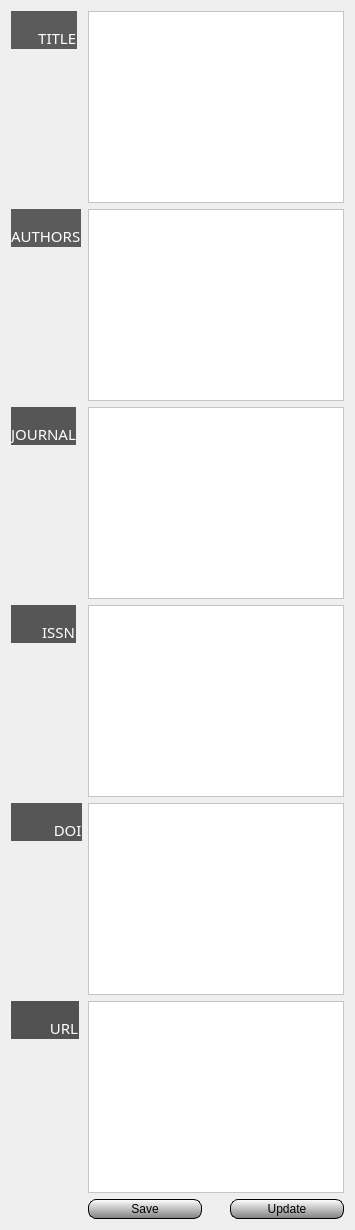
          <widget class="QWidget" name="tab_4">
           <attribute name="icon">
            <iconset>
             <normaloff>ico/001.png</normaloff>ico/001.png</iconset>
           </attribute>
           <attribute name="title">
            <string>Details</string>
           </attribute>
           <layout class="QFormLayout" name="formLayout">
            <item row="0" column="0">
             <widget class="QLabel" name="label_4">
              <property name="font">
               <font>
                <family>Arial Rounded MT Bold</family>
                <pointsize>11</pointsize>
                <weight>50</weight>
                <bold>false</bold>
               </font>
              </property>
              <property name="styleSheet">
               <string notr="true">color: rgb(255, 255, 255);
background-color: rgb(91, 91, 91);</string>
              </property>
              <property name="text">
               <string>       TITLE</string>
              </property>
              <property name="alignment">
               <set>Qt::AlignBottom|Qt::AlignJustify</set>
              </property>
             </widget>
            </item>
            <item row="0" column="1">
             <widget class="QTextEdit" name="titleinfo">
              <property name="font">
               <font>
                <pointsize>10</pointsize>
               </font>
              </property>
              <property name="styleSheet">
               <string notr="true">background-color: rgb(255, 255, 255);</string>
              </property>
              <property name="acceptRichText">
               <bool>false</bool>
              </property>
              <property name="textInteractionFlags">
               <set>Qt::LinksAccessibleByKeyboard|Qt::LinksAccessibleByMouse|Qt::TextBrowserInteraction|Qt::TextEditable|Qt::TextEditorInteraction|Qt::TextSelectableByKeyboard|Qt::TextSelectableByMouse</set>
              </property>
             </widget>
            </item>
            <item row="1" column="0">
             <widget class="QLabel" name="label_5">
              <property name="font">
               <font>
                <family>Arial Rounded MT Bold</family>
                <pointsize>11</pointsize>
                <weight>50</weight>
                <bold>false</bold>
               </font>
              </property>
              <property name="styleSheet">
               <string notr="true">color: rgb(255, 255, 255);
background-color: rgb(91, 91, 91);</string>
              </property>
              <property name="text">
               <string>AUTHORS</string>
              </property>
              <property name="scaledContents">
               <bool>false</bool>
              </property>
              <property name="alignment">
               <set>Qt::AlignBottom|Qt::AlignJustify</set>
              </property>
             </widget>
            </item>
            <item row="1" column="1">
             <widget class="QTextEdit" name="authorinfo">
              <property name="font">
               <font>
                <pointsize>10</pointsize>
               </font>
              </property>
              <property name="styleSheet">
               <string notr="true">background-color: rgb(255, 255, 255);</string>
              </property>
              <property name="acceptRichText">
               <bool>false</bool>
              </property>
              <property name="textInteractionFlags">
               <set>Qt::LinksAccessibleByKeyboard|Qt::LinksAccessibleByMouse|Qt::TextBrowserInteraction|Qt::TextEditable|Qt::TextEditorInteraction|Qt::TextSelectableByKeyboard|Qt::TextSelectableByMouse</set>
              </property>
             </widget>
            </item>
            <item row="2" column="0">
             <widget class="QLabel" name="label_6">
              <property name="font">
               <font>
                <family>Arial Rounded MT Bold</family>
                <pointsize>11</pointsize>
                <weight>50</weight>
                <bold>false</bold>
               </font>
              </property>
              <property name="styleSheet">
               <string notr="true">color: rgb(255, 255, 255);
background-color: rgb(86, 86, 86);</string>
              </property>
              <property name="text">
               <string>JOURNAL</string>
              </property>
              <property name="alignment">
               <set>Qt::AlignBottom|Qt::AlignJustify</set>
              </property>
             </widget>
            </item>
            <item row="2" column="1">
             <widget class="QTextEdit" name="journalinfo">
              <property name="font">
               <font>
                <pointsize>10</pointsize>
               </font>
              </property>
              <property name="styleSheet">
               <string notr="true">background-color: rgb(255, 255, 255);</string>
              </property>
              <property name="acceptRichText">
               <bool>false</bool>
              </property>
              <property name="textInteractionFlags">
               <set>Qt::LinksAccessibleByKeyboard|Qt::LinksAccessibleByMouse|Qt::TextBrowserInteraction|Qt::TextEditable|Qt::TextEditorInteraction|Qt::TextSelectableByKeyboard|Qt::TextSelectableByMouse</set>
              </property>
             </widget>
            </item>
            <item row="3" column="0">
             <widget class="QLabel" name="label_7">
              <property name="font">
               <font>
                <family>Arial Rounded MT Bold</family>
                <pointsize>11</pointsize>
                <weight>50</weight>
                <bold>false</bold>
               </font>
              </property>
              <property name="styleSheet">
               <string notr="true">color: rgb(255, 255, 255);background-color: rgb(86, 86, 86);</string>
              </property>
              <property name="text">
               <string>        ISSN</string>
              </property>
              <property name="alignment">
               <set>Qt::AlignBottom|Qt::AlignJustify</set>
              </property>
             </widget>
            </item>
            <item row="3" column="1">
             <widget class="QTextEdit" name="issninfo">
              <property name="font">
               <font>
                <pointsize>10</pointsize>
               </font>
              </property>
              <property name="styleSheet">
               <string notr="true">background-color: rgb(255, 255, 255);</string>
              </property>
              <property name="acceptRichText">
               <bool>false</bool>
              </property>
              <property name="textInteractionFlags">
               <set>Qt::LinksAccessibleByKeyboard|Qt::LinksAccessibleByMouse|Qt::TextBrowserInteraction|Qt::TextEditable|Qt::TextEditorInteraction|Qt::TextSelectableByKeyboard|Qt::TextSelectableByMouse</set>
              </property>
             </widget>
            </item>
            <item row="4" column="0">
             <widget class="QLabel" name="label_8">
              <property name="font">
               <font>
                <family>Arial Rounded MT Bold</family>
                <pointsize>11</pointsize>
                <weight>50</weight>
                <bold>false</bold>
               </font>
              </property>
              <property name="styleSheet">
               <string notr="true">color: rgb(255, 255, 255);
background-color: rgb(86, 86, 86);</string>
              </property>
              <property name="text">
               <string>           DOI</string>
              </property>
              <property name="alignment">
               <set>Qt::AlignBottom|Qt::AlignLeading|Qt::AlignLeft</set>
              </property>
             </widget>
            </item>
            <item row="4" column="1">
             <widget class="QTextEdit" name="doiinfo">
              <property name="palette">
               <palette>
                <active>
                 <colorrole role="Button">
                  <brush brushstyle="SolidPattern">
                   <color alpha="255">
                    <red>255</red>
                    <green>255</green>
                    <blue>255</blue>
                   </color>
                  </brush>
                 </colorrole>
                 <colorrole role="BrightText">
                  <brush brushstyle="SolidPattern">
                   <color alpha="255">
                    <red>0</red>
                    <green>0</green>
                    <blue>0</blue>
                   </color>
                  </brush>
                 </colorrole>
                 <colorrole role="Base">
                  <brush brushstyle="SolidPattern">
                   <color alpha="255">
                    <red>255</red>
                    <green>255</green>
                    <blue>255</blue>
                   </color>
                  </brush>
                 </colorrole>
                 <colorrole role="Window">
                  <brush brushstyle="SolidPattern">
                   <color alpha="255">
                    <red>255</red>
                    <green>255</green>
                    <blue>255</blue>
                   </color>
                  </brush>
                 </colorrole>
                 <colorrole role="HighlightedText">
                  <brush brushstyle="SolidPattern">
                   <color alpha="255">
                    <red>0</red>
                    <green>0</green>
                    <blue>0</blue>
                   </color>
                  </brush>
                 </colorrole>
                </active>
                <inactive>
                 <colorrole role="Button">
                  <brush brushstyle="SolidPattern">
                   <color alpha="255">
                    <red>255</red>
                    <green>255</green>
                    <blue>255</blue>
                   </color>
                  </brush>
                 </colorrole>
                 <colorrole role="BrightText">
                  <brush brushstyle="SolidPattern">
                   <color alpha="255">
                    <red>0</red>
                    <green>0</green>
                    <blue>0</blue>
                   </color>
                  </brush>
                 </colorrole>
                 <colorrole role="Base">
                  <brush brushstyle="SolidPattern">
                   <color alpha="255">
                    <red>255</red>
                    <green>255</green>
                    <blue>255</blue>
                   </color>
                  </brush>
                 </colorrole>
                 <colorrole role="Window">
                  <brush brushstyle="SolidPattern">
                   <color alpha="255">
                    <red>255</red>
                    <green>255</green>
                    <blue>255</blue>
                   </color>
                  </brush>
                 </colorrole>
                 <colorrole role="HighlightedText">
                  <brush brushstyle="SolidPattern">
                   <color alpha="255">
                    <red>0</red>
                    <green>0</green>
                    <blue>0</blue>
                   </color>
                  </brush>
                 </colorrole>
                </inactive>
                <disabled>
                 <colorrole role="Button">
                  <brush brushstyle="SolidPattern">
                   <color alpha="255">
                    <red>255</red>
                    <green>255</green>
                    <blue>255</blue>
                   </color>
                  </brush>
                 </colorrole>
                 <colorrole role="BrightText">
                  <brush brushstyle="SolidPattern">
                   <color alpha="255">
                    <red>0</red>
                    <green>0</green>
                    <blue>0</blue>
                   </color>
                  </brush>
                 </colorrole>
                 <colorrole role="Base">
                  <brush brushstyle="SolidPattern">
                   <color alpha="255">
                    <red>255</red>
                    <green>255</green>
                    <blue>255</blue>
                   </color>
                  </brush>
                 </colorrole>
                 <colorrole role="Window">
                  <brush brushstyle="SolidPattern">
                   <color alpha="255">
                    <red>255</red>
                    <green>255</green>
                    <blue>255</blue>
                   </color>
                  </brush>
                 </colorrole>
                 <colorrole role="HighlightedText">
                  <brush brushstyle="SolidPattern">
                   <color alpha="255">
                    <red>0</red>
                    <green>0</green>
                    <blue>0</blue>
                   </color>
                  </brush>
                 </colorrole>
                </disabled>
               </palette>
              </property>
              <property name="font">
               <font>
                <pointsize>10</pointsize>
               </font>
              </property>
              <property name="styleSheet">
               <string notr="true">background-color: rgb(255, 255, 255);</string>
              </property>
              <property name="acceptRichText">
               <bool>false</bool>
              </property>
              <property name="textInteractionFlags">
               <set>Qt::LinksAccessibleByKeyboard|Qt::LinksAccessibleByMouse|Qt::TextBrowserInteraction|Qt::TextEditable|Qt::TextEditorInteraction|Qt::TextSelectableByKeyboard|Qt::TextSelectableByMouse</set>
              </property>
             </widget>
            </item>
            <item row="5" column="0">
             <widget class="QLabel" name="label_9">
              <property name="font">
               <font>
                <family>Arial Rounded MT Bold</family>
                <pointsize>11</pointsize>
                <weight>50</weight>
                <bold>false</bold>
               </font>
              </property>
              <property name="styleSheet">
               <string notr="true">color: rgb(255, 255, 255);
background-color: rgb(82, 82, 82);</string>
              </property>
              <property name="text">
               <string>          URL</string>
              </property>
              <property name="alignment">
               <set>Qt::AlignBottom|Qt::AlignJustify</set>
              </property>
             </widget>
            </item>
            <item row="5" column="1">
             <widget class="QTextEdit" name="urlinfo">
              <property name="font">
               <font>
                <pointsize>10</pointsize>
               </font>
              </property>
              <property name="styleSheet">
               <string notr="true">background-color: rgb(255, 255, 255);</string>
              </property>
              <property name="acceptRichText">
               <bool>false</bool>
              </property>
              <property name="textInteractionFlags">
               <set>Qt::LinksAccessibleByKeyboard|Qt::LinksAccessibleByMouse|Qt::TextBrowserInteraction|Qt::TextEditable|Qt::TextEditorInteraction|Qt::TextSelectableByKeyboard|Qt::TextSelectableByMouse</set>
              </property>
             </widget>
            </item>
            <item row="6" column="1">
             <layout class="QHBoxLayout" name="horizontalLayout_10">
              <item>
               <widget class="QPushButton" name="saveedit">
                <property name="sizePolicy">
                 <sizepolicy hsizetype="Minimum" vsizetype="Minimum">
                  <horstretch>0</horstretch>
                  <verstretch>0</verstretch>
                 </sizepolicy>
                </property>
                <property name="toolTip">
                 <string>Click to save changes</string>
                </property>
                <property name="styleSheet">
                 <string notr="true">QPushButton#saveedit{background-color: qlineargradient(x1: 0, y1: 0, x2: 0, y2: 1, stop: 0 white, stop: 1 grey);border:1px;border-style: solid;border-color: black;border-radius: 8px;}
QPushButton#saveedit:pressed{background-color: qlineargradient(x1: 0, y1: 0, x2: 0, y2: 1, stop: 0 white, stop: 1 yellow);border-style: solid;border-color: black;border-radius: 10px;}</string>
                </property>
                <property name="text">
                 <string>Save</string>
                </property>
               </widget>
              </item>
              <item>
               <spacer name="horizontalSpacer_11">
                <property name="orientation">
                 <enum>Qt::Horizontal</enum>
                </property>
                <property name="sizeType">
                 <enum>QSizePolicy::Fixed</enum>
                </property>
                <property name="sizeHint" stdset="0">
                 <size>
                  <width>22</width>
                  <height>20</height>
                 </size>
                </property>
               </spacer>
              </item>
              <item>
               <widget class="QPushButton" name="doiupdate">
                <property name="sizePolicy">
                 <sizepolicy hsizetype="Minimum" vsizetype="Minimum">
                  <horstretch>0</horstretch>
                  <verstretch>0</verstretch>
                 </sizepolicy>
                </property>
                <property name="toolTip">
                 <string>Click to update from database. This will work if you have provided DOI</string>
                </property>
                <property name="styleSheet">
                 <string notr="true">QPushButton#doiupdate{background-color: qlineargradient(x1: 0, y1: 0, x2: 0, y2: 1, stop: 0 white, stop: 1 grey);border:1px;border-style: solid;border-color: black;border-radius: 8px;}
QPushButton#doiupdate:pressed{background-color: qlineargradient(x1: 0, y1: 0, x2: 0, y2: 1, stop: 0 white, stop: 1 yellow);border-style: solid;border-color: black;border-radius: 10px;}</string>
                </property>
                <property name="text">
                 <string>Update</string>
                </property>
               </widget>
              </item>
             </layout>
            </item>
           </layout>
          </widget>
